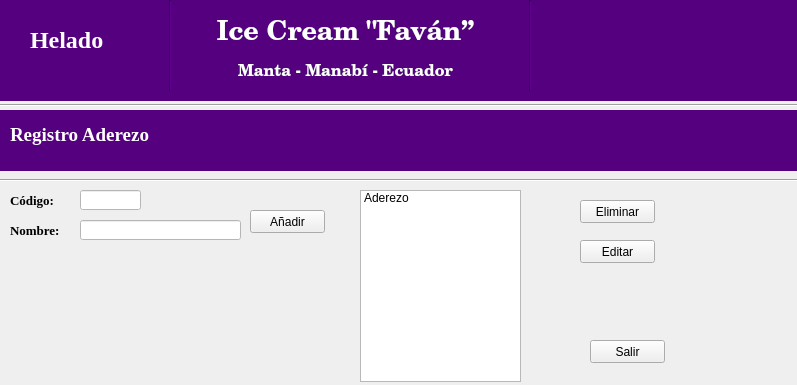
<?xml version="1.0" encoding="UTF-8"?>
<ui version="4.0">
 <class>Form</class>
 <widget class="QWidget" name="Form">
  <property name="geometry">
   <rect>
    <x>0</x>
    <y>0</y>
    <width>797</width>
    <height>385</height>
   </rect>
  </property>
  <property name="windowTitle">
   <string>Form</string>
  </property>
  <widget class="QWidget" name="widget_4" native="true">
   <property name="geometry">
    <rect>
     <x>-10</x>
     <y>0</y>
     <width>841</width>
     <height>101</height>
    </rect>
   </property>
   <property name="styleSheet">
    <string notr="true">background-color: rgb(85, 0, 127);</string>
   </property>
   <widget class="QLabel" name="label_16">
    <property name="geometry">
     <rect>
      <x>220</x>
      <y>20</y>
      <width>271</width>
      <height>61</height>
     </rect>
    </property>
    <property name="font">
     <font>
      <family>Century Schoolbook</family>
      <pointsize>14</pointsize>
     </font>
    </property>
    <property name="styleSheet">
     <string notr="true">border-color: rgb(255, 255, 255);</string>
    </property>
    <property name="text">
     <string>&lt;html&gt;&lt;head/&gt;&lt;body&gt;&lt;p align=&quot;center&quot;&gt;&lt;span style=&quot; font-size:20pt; font-weight:600; color:#ffffff;&quot;&gt;Ice Cream &amp;quot;Faván”&lt;/span&gt;&lt;/p&gt;&lt;p align=&quot;center&quot;&gt;&lt;span style=&quot; font-size:12pt; font-weight:600; color:#ffffff;&quot;&gt;Manta - Manabí - Ecuador&lt;/span&gt;&lt;/p&gt;&lt;/body&gt;&lt;/html&gt;</string>
    </property>
   </widget>
   <widget class="QLabel" name="label_19">
    <property name="geometry">
     <rect>
      <x>40</x>
      <y>20</y>
      <width>111</width>
      <height>41</height>
     </rect>
    </property>
    <property name="font">
     <font>
      <family>Georgia</family>
     </font>
    </property>
    <property name="text">
     <string>&lt;html&gt;&lt;head/&gt;&lt;body&gt;&lt;p&gt;&lt;span style=&quot; font-size:18pt; font-weight:600; color:#ffffff;&quot;&gt;Helado&lt;/span&gt;&lt;/p&gt;&lt;/body&gt;&lt;/html&gt;</string>
    </property>
   </widget>
   <widget class="Line" name="line">
    <property name="geometry">
     <rect>
      <x>170</x>
      <y>0</y>
      <width>20</width>
      <height>91</height>
     </rect>
    </property>
    <property name="orientation">
     <enum>Qt::Vertical</enum>
    </property>
   </widget>
   <widget class="Line" name="line_2">
    <property name="geometry">
     <rect>
      <x>530</x>
      <y>0</y>
      <width>20</width>
      <height>91</height>
     </rect>
    </property>
    <property name="orientation">
     <enum>Qt::Vertical</enum>
    </property>
   </widget>
  </widget>
  <widget class="Line" name="line_13">
   <property name="geometry">
    <rect>
     <x>-20</x>
     <y>95</y>
     <width>841</width>
     <height>21</height>
    </rect>
   </property>
   <property name="orientation">
    <enum>Qt::Horizontal</enum>
   </property>
  </widget>
  <widget class="Line" name="line_12">
   <property name="geometry">
    <rect>
     <x>-10</x>
     <y>170</y>
     <width>821</width>
     <height>20</height>
    </rect>
   </property>
   <property name="orientation">
    <enum>Qt::Horizontal</enum>
   </property>
  </widget>
  <widget class="QWidget" name="widget_3" native="true">
   <property name="geometry">
    <rect>
     <x>-10</x>
     <y>110</y>
     <width>841</width>
     <height>61</height>
    </rect>
   </property>
   <property name="styleSheet">
    <string notr="true">background-color: rgb(85, 0, 127);</string>
   </property>
   <widget class="QLabel" name="label_25">
    <property name="geometry">
     <rect>
      <x>20</x>
      <y>10</y>
      <width>201</width>
      <height>31</height>
     </rect>
    </property>
    <property name="font">
     <font>
      <family>Georgia</family>
     </font>
    </property>
    <property name="styleSheet">
     <string notr="true">background-color: rgb(85, 0, 127);</string>
    </property>
    <property name="text">
     <string>&lt;html&gt;&lt;head/&gt;&lt;body&gt;&lt;p&gt;&lt;span style=&quot; font-size:14pt; font-weight:600; color:#ffffff;&quot;&gt;Registro Aderezo&lt;/span&gt;&lt;/p&gt;&lt;/body&gt;&lt;/html&gt;</string>
    </property>
   </widget>
  </widget>
  <widget class="QLabel" name="label_6">
   <property name="geometry">
    <rect>
     <x>10</x>
     <y>190</y>
     <width>71</width>
     <height>21</height>
    </rect>
   </property>
   <property name="font">
    <font>
     <family>Georgia</family>
    </font>
   </property>
   <property name="text">
    <string>&lt;html&gt;&lt;head/&gt;&lt;body&gt;&lt;p&gt;&lt;span style=&quot; font-size:10pt; font-weight:600;&quot;&gt;Código:&lt;/span&gt;&lt;/p&gt;&lt;/body&gt;&lt;/html&gt;</string>
   </property>
  </widget>
  <widget class="QLineEdit" name="lineEdit_3">
   <property name="geometry">
    <rect>
     <x>80</x>
     <y>220</y>
     <width>161</width>
     <height>20</height>
    </rect>
   </property>
   <property name="styleSheet">
    <string notr="true">background-color: rgb(255, 255, 255);</string>
   </property>
  </widget>
  <widget class="QLabel" name="label_5">
   <property name="geometry">
    <rect>
     <x>10</x>
     <y>220</y>
     <width>71</width>
     <height>21</height>
    </rect>
   </property>
   <property name="font">
    <font>
     <family>Georgia</family>
    </font>
   </property>
   <property name="text">
    <string>&lt;html&gt;&lt;head/&gt;&lt;body&gt;&lt;p&gt;&lt;span style=&quot; font-size:10pt; font-weight:600;&quot;&gt;Nombre:&lt;/span&gt;&lt;/p&gt;&lt;/body&gt;&lt;/html&gt;</string>
   </property>
  </widget>
  <widget class="QLineEdit" name="lineEdit_4">
   <property name="geometry">
    <rect>
     <x>80</x>
     <y>190</y>
     <width>61</width>
     <height>20</height>
    </rect>
   </property>
   <property name="styleSheet">
    <string notr="true">background-color: rgb(255, 255, 255);</string>
   </property>
  </widget>
  <widget class="QListWidget" name="listWidget">
   <property name="geometry">
    <rect>
     <x>360</x>
     <y>190</y>
     <width>161</width>
     <height>192</height>
    </rect>
   </property>
   <item>
    <property name="text">
     <string>Aderezo</string>
    </property>
   </item>
  </widget>
  <widget class="QPushButton" name="pushButton">
   <property name="geometry">
    <rect>
     <x>250</x>
     <y>210</y>
     <width>75</width>
     <height>23</height>
    </rect>
   </property>
   <property name="text">
    <string>Añadir</string>
   </property>
  </widget>
  <widget class="QPushButton" name="pushButton_2">
   <property name="geometry">
    <rect>
     <x>590</x>
     <y>340</y>
     <width>75</width>
     <height>23</height>
    </rect>
   </property>
   <property name="text">
    <string>Salir</string>
   </property>
  </widget>
  <widget class="QPushButton" name="pushButton_3">
   <property name="geometry">
    <rect>
     <x>580</x>
     <y>200</y>
     <width>75</width>
     <height>23</height>
    </rect>
   </property>
   <property name="text">
    <string>Eliminar</string>
   </property>
  </widget>
  <widget class="QPushButton" name="pushButton_4">
   <property name="geometry">
    <rect>
     <x>580</x>
     <y>240</y>
     <width>75</width>
     <height>23</height>
    </rect>
   </property>
   <property name="text">
    <string>Editar</string>
   </property>
  </widget>
 </widget>
 <resources/>
 <connections/>
</ui>
